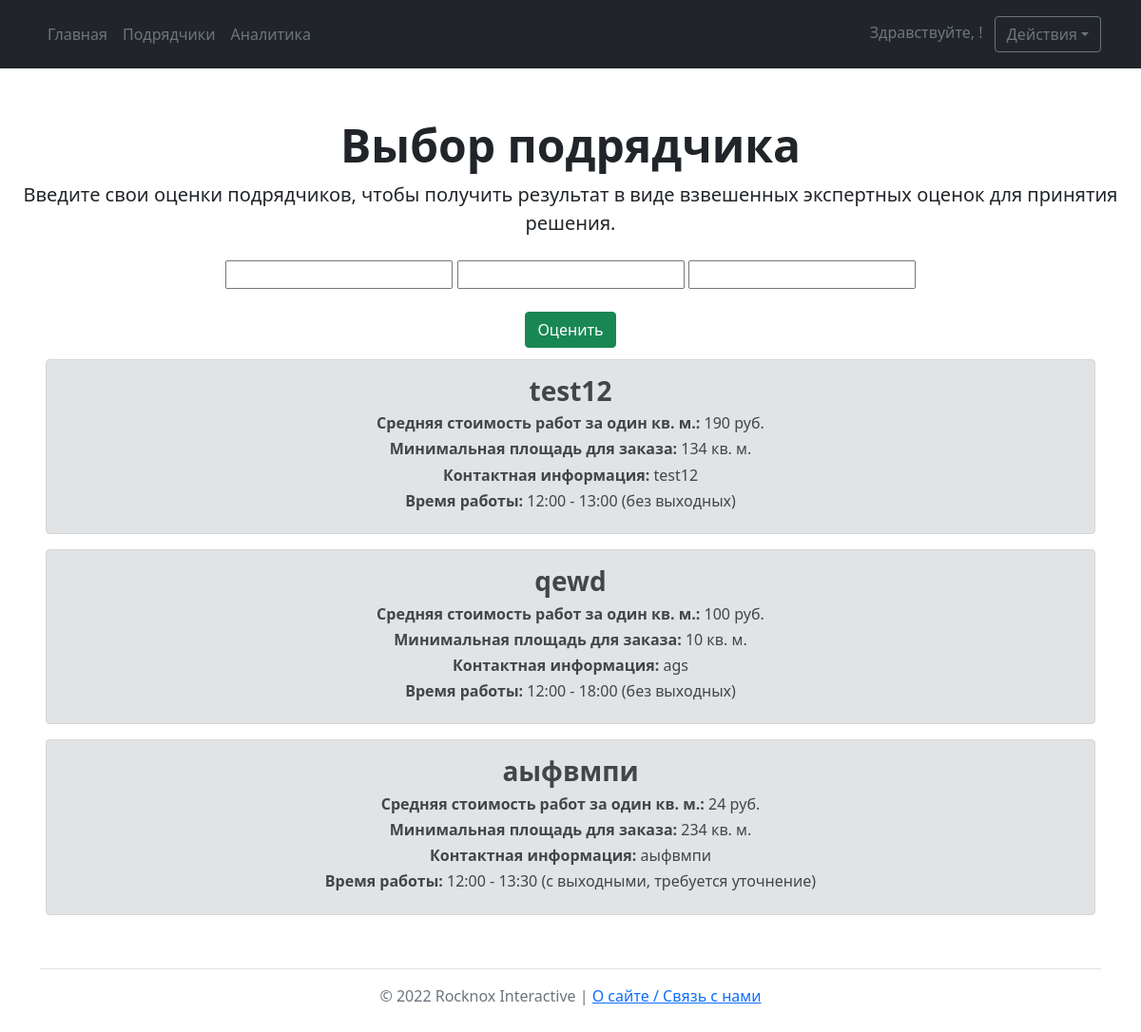
The page /method on the database as committed earlier.
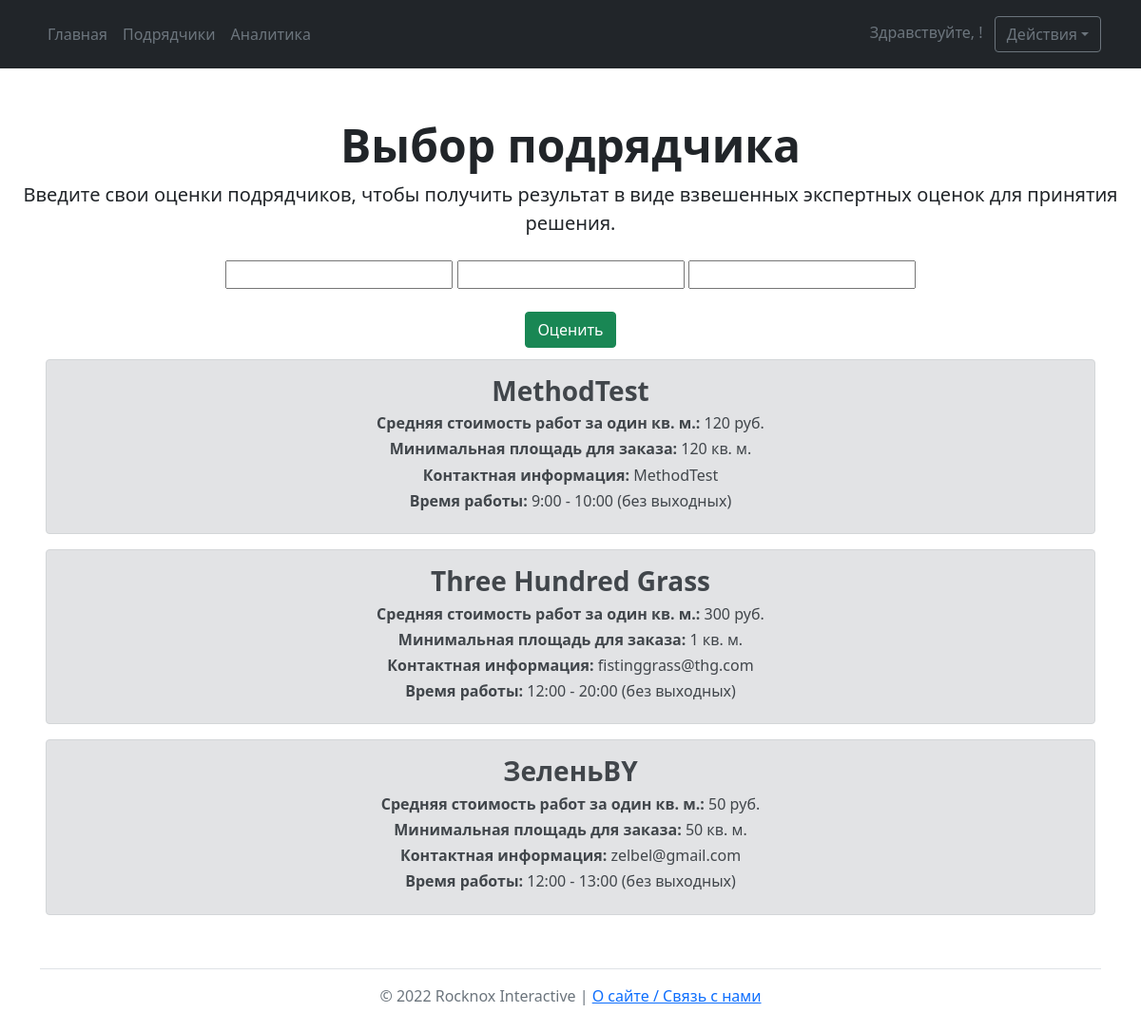
The same page on the database as committed later.
### main/models.py (models this page shows)
class Executor(models.Model):
    weekends = (
        ('без выходных', 'без выходных'),
        ('с выходными, требуется уточнение', 'с выходными, требуется уточнение')
    )
    class Meta:
        verbose_name = 'Исполнитель'
        verbose_name_plural = 'Исполнители'
    title = models.CharField(max_length=50, verbose_name='Название')
    price = models.IntegerField(verbose_name='Стоимость услуг',
                                validators=[MinValueValidator(0), MaxValueValidator(999999)])
    minarea = models.IntegerField(verbose_name='Минимальная площадь для заказа',
                                  validators=[MinValueValidator(0), MaxValueValidator(999999)])
    contact = models.CharField(max_length=300, verbose_name='Контактная информация')
    worktime_start = models.TimeField(verbose_name='[Время работы] Начало')
    worktime_end = models.TimeField(verbose_name='[Время работы] Окончание')
    additionalinfo = models.CharField(max_length=500, verbose_name='Дополнительная информация', blank=True, null=True)
    weekends = models.CharField(max_length=50, choices=weekends)
    average_rank = models.IntegerField(default=0, null=True, blank=True)
    author = models.ForeignKey(User, on_delete=models.CASCADE)

### main/views.py (the view)
# urls.py: path('method', views.ExpertRank, name='method'),
def ExpertRank(request):
    executors = Executor.objects.all().order_by('-id')[:3]
    isVoted = MonkeyIsVoted.objects.all()
    if request.method == "POST":
        mark1 = request.POST['mark1']
        mark2 = request.POST['mark2']
        mark3 = request.POST['mark3']
        marks = MethodMarks.objects.create(mark1=mark1, mark2=mark2, mark3=mark3)
        marks.save()
        user = request.user.username
        voted = MonkeyIsVoted.objects.create(user=user, is_voted=True)
        voted.save()
        return redirect('result')
    else:
        form = MonkeyForm()
        data = {
            'executors': executors,
            'form': form,
            'isVoted': isVoted,
        }
        return render(request, 'method.html', data)

### main/forms.py
class MonkeyForm(forms.Form):
    mark1 = forms.IntegerField()
    mark2 = forms.IntegerField()
    mark3 = forms.IntegerField()

### main/templates/method.html
{% extends 'base.html' %} {% block title %}Экспертное решение{% endblock %} {% block mainbuttons %}
    <li><a href='{% url 'main' %}' class="nav-link px-2 text-secondary">Главная</a></li>
    <li><a href='{% url 'executors' %}' class="nav-link px-2 text-secondary">Подрядчики</a></li>
    <li><a href='{% url 'analytics' %}' class="nav-link px-2 text-secondary">Аналитика</a></li> {% endblock %}
{% block main %}
    <div class="px-4 pt-5 my-1 text-center">
    {% if user.first_name != 'ozelen' %}
        {% if isVoted.user == user.get_username and isVoted.is_voted == True %}
            ебало
            {% else %}
        <h1 class="display-5 fw-bold">Выбор подрядчика</h1>
        <div class="col-lg-12 mx-auto">
            <p class="lead mb-3">Введите свои оценки подрядчиков, чтобы получить результат в виде взвешенных экспертных
                оценок для принятия решения.</p>
        </div>
        <div class="px-4 pt-2 my-1">
            <form method="POST"> {% csrf_token %}
                {{ form.mark1 }} {{ form.mark2 }} {{ form.mark3 }}
                <br><br>
                <button class="btn btn-success" type="submit">Оценить</button>
            </form>
        </div>
        <div class="px-4 pt-2 my-1">{% for el in executors %}
            <div class="alert alert-secondary">
                <h3><b>{{ el.title }}</b></h3>
                <h6><b>Средняя стоимость работ за один кв. м.:</b> {{ el.price }} руб.</h6>
                <h6><b>Минимальная площадь для заказа:</b> {{ el.minarea }} кв. м.</h6>
                <h6><b>Контактная информация:</b> {{ el.contact }}</h6>
                <h6><b>Время работы:</b> {{ el.worktime_start }} - {{ el.worktime_end }} ({{ el.weekends }})</h6>
            </div>
        {% endfor %}
            {% endif %}
        {% else %}
        <h1 class="display-5 fw-bold">Доступ запрещён!</h1>
        <div class="col-lg-12 mx-auto">
            <p class="lead mb-3">Оценки подрядчиков доступны только представителем детских садов!</p>
        </div>
        {% endif %}
{% endblock %}

Rows that differ between the two databases and show on the page:
no longer on this page (row edited): Executor: title "qewd", price "100", minarea "10", contact "ags", worktime_start "12:00", worktime_end "18:00", weekends "без выходных"
no longer on this page (row edited): Executor: title "аыфвмпи", price "24", minarea "234", contact "аыфвмпи", worktime_start "12:00", worktime_end "13:30", weekends "с выходными, требуется уточнение"
added Executor: title "MethodTest", price "120", minarea "120", contact "MethodTest", worktime_start "9:00", worktime_end "10:00", weekends "без выходных"
added Executor: title "Three Hundred Grass", price "300", minarea "1", contact "fistinggrass@thg.com", worktime_start "12:00", worktime_end "20:00", weekends "без выходных"
changed Executor: title "test12" → "ЗеленьBY"; price "190" → "50"; minarea "134" → "50"; contact "test12" → "zelbel@gmail.com"
